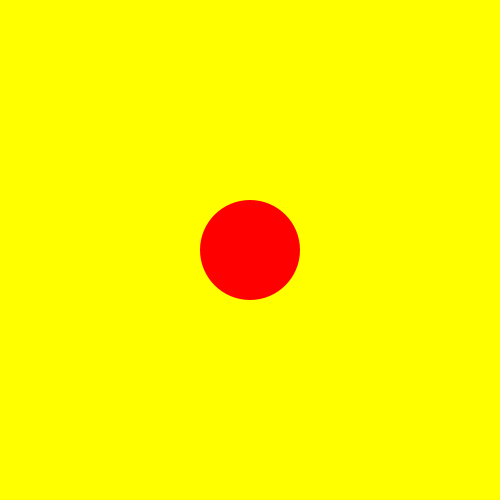
Frame 1 (no input)
Frame 60 (the mouse pressed at the canvas centre just before this capture): identical to frame 1, image omitted
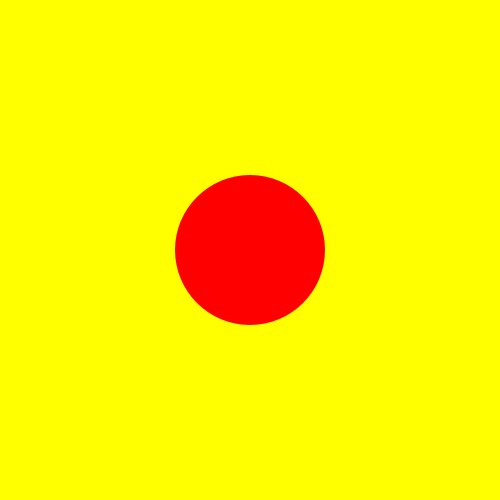
Frame 120 (the mouse held since frame 60 and released just before this capture)

The Processing sketch that drew these frames (run headless with seeded random() and noise(); from frame 60 on, the mouse is pressed at the canvas centre):

// Processing sketch: processing_60574
// ── processing_60574.pde

float kreisBreite = 100;
float kreisHoehe = 100;

int xPos = 250;
int yPos = 250;

void setup () {
  size (500,500);
  colorMode (RGB,500,500,500,500);
  background (0,500,500);
  noStroke();
  fill(500,0,0);
} 

  


void draw() {
  background (500,500,0);
 
  ellipse (xPos,yPos,kreisBreite,kreisHoehe);
  

}



void mousePressed() {
  kreisBreite = kreisBreite + 50;
  kreisHoehe = kreisHoehe + 50;
  
  //code für vergrößern
  
}



void keyPressed() {
  kreisBreite = 10;
  kreisHoehe = 10;
  xPos = 250;
  yPos = 250;



  //code für zurück zur original-größe

}
